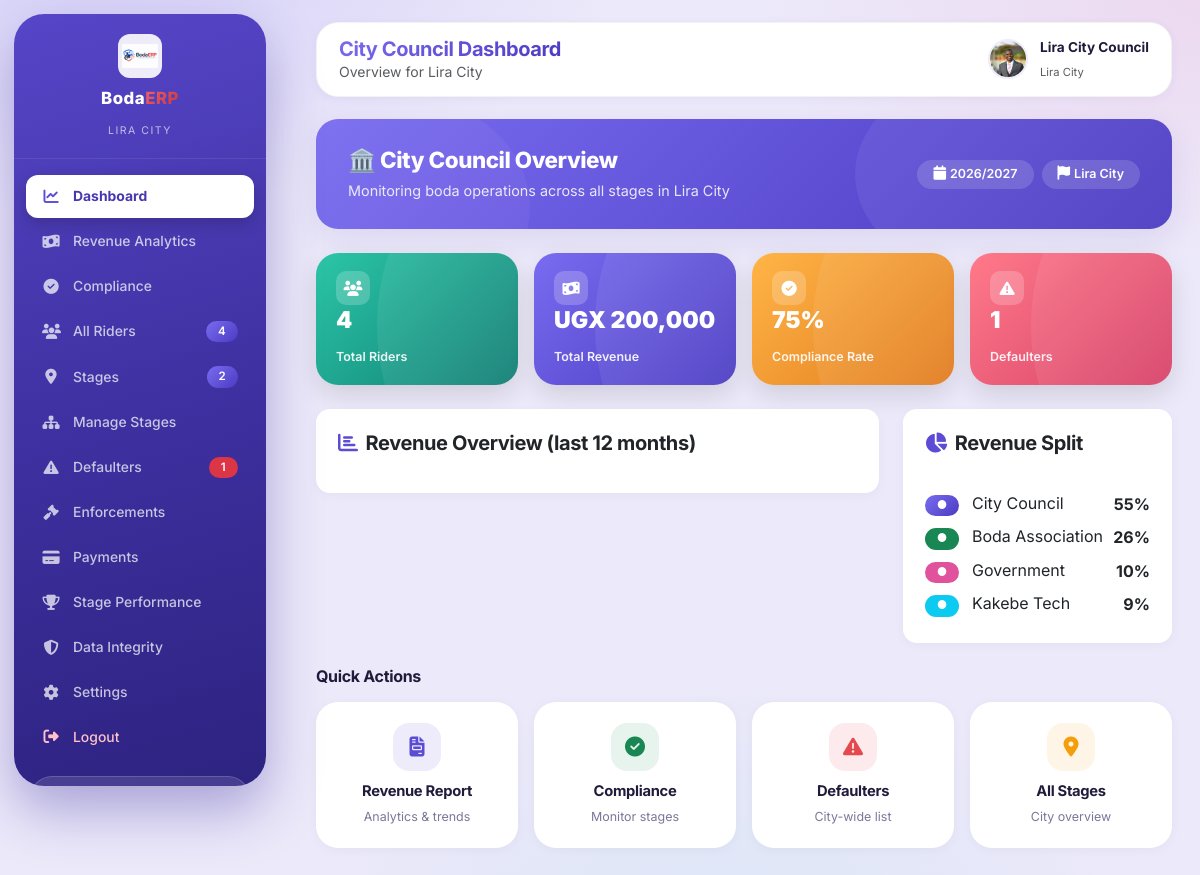
/pages/citycouncil/dashboard.php (signed in), run on the app's committed database.
### tables this page shows
CREATE TABLE cities (
  id                        CHAR(3)          PRIMARY KEY,
  name                      VARCHAR(120)     NOT NULL,
  country                   VARCHAR(80)      NOT NULL DEFAULT 'Uganda',
  currency                  CHAR(3)          NOT NULL DEFAULT 'UGX',
  logo_path                 VARCHAR(255),
  annual_fee                DECIMAL(12,2)    NOT NULL DEFAULT 0,
  fiscal_year               VARCHAR(20)      NOT NULL DEFAULT '2026/2027',
  id_prefix                 VARCHAR(20)      NOT NULL,
  status                    ENUM('active','pending','suspended') NOT NULL DEFAULT 'pending',
  contact_email             VARCHAR(150),
  contact_phone             VARCHAR(30),
  address                   VARCHAR(255),
  payment_gateway           VARCHAR(60),
  sms_gateway               VARCHAR(60),
  revenue_split_city        TINYINT UNSIGNED NOT NULL DEFAULT 55,
  revenue_split_association TINYINT UNSIGNED NOT NULL DEFAULT 26,
  revenue_split_platform    TINYINT UNSIGNED NOT NULL DEFAULT 9,
  revenue_split_government  TINYINT UNSIGNED NOT NULL DEFAULT 10,
  compliance_target         TINYINT UNSIGNED NOT NULL DEFAULT 70,
  grace_period_days         SMALLINT UNSIGNED NOT NULL DEFAULT 30,
  reminder_days             SMALLINT UNSIGNED NOT NULL DEFAULT 14,
  created_by                INT NULL,
  created_at                DATETIME         NOT NULL DEFAULT CURRENT_TIMESTAMP,
  updated_at                DATETIME         NOT NULL DEFAULT CURRENT_TIMESTAMP ON UPDATE CURRENT_TIMESTAMP,
  CONSTRAINT chk_revenue_split CHECK (revenue_split_city + revenue_split_association + revenue_split_platform + revenue_split_government = 100)
);

### packages/frontend/pages/citycouncil/dashboard.php (the view, shortened to what the rows shown need)
<?php
$cityId = $_SESSION['city_id'];
$city = fetchOne("SELECT * FROM cities WHERE id = ?", [$cityId]);
?>
<!DOCTYPE html>
<html lang="en">
<head>
    <?php $pageTitle = get_setting('citycouncil_dashboard_title') . ' - ' . get_setting('site_name') ?? 'City Council - BodaERP'; require __DIR__ . '/../../partials/head-assets.php'; ?>
</head>
<body>
<?php require __DIR__ . '/../../partials/sidebar-citycouncil.php'; ?>
<div class="main-content" id="mainContent">
    <?php $pageTitle = 'City Council Dashboard'; $pageSubtitle = 'Overview for ' . $city['name']; require __DIR__ . '/../../partials/topheader.php'; ?>
    <div class="content-area">
        <div class="dash-banner theme-blue">
            <div class="d-flex justify-content-between align-items-center flex-wrap dash-banner-row">
                <div>
                    <h4>🏛️ City Council Overview</h4>
                    <p>Monitoring boda operations across all stages in <?= h($city['name']) ?></p>
                </div>
                <div class="d-flex gap-2 flex-wrap">
                    <span class="dash-badge"><i class="fas fa-calendar me-1"></i><?= h($city['fiscal_year']) ?></span>
                    <span class="dash-badge"><i class="fas fa-flag me-1"></i><?= h($city['name']) ?></span>
                </div>
            </div>
        </div>
        <div class="row g-4 mb-4">
            <div class="col-xl-4">
                <div class="card" style="border: none; border-radius: 14px; box-shadow: 0 2px 12px rgba(0,0,0,0.04); background: white;">
                    <div class="card-body">
                        <div class="mt-3">
                            <div class="d-flex justify-content-between align-items-center py-1"><span><span class="badge bg-primary me-2">●</span> City Council</span><span class="fw-bold"><?= (int)$city['revenue_split_city'] ?>%</span></div>
                            <div class="d-flex justify-content-between align-items-center py-1"><span><span class="badge bg-success me-2">●</span> Boda Association</span><span class="fw-bold"><?= (int)$city['revenue_split_association'] ?>%</span></div>
                            <div class="d-flex justify-content-between align-items-center py-1"><span><span class="badge me-2" style="background:#e0529c;">●</span> Government</span><span class="fw-bold"><?= (int)$city['revenue_split_government'] ?>%</span></div>
                            <div class="d-flex justify-content-between align-items-center py-1"><span><span class="badge bg-info me-2">●</span> Kakebe Tech</span><span class="fw-bold"><?= (int)$city['revenue_split_platform'] ?>%</span></div>
                        </div>
                    </div>
                </div>
            </div>
        </div>
    </div>
</div>
</body>
</html>

### packages/frontend/partials/topheader.php (shortened to what the rows shown need)
<header class="top-header">
    <div class="d-flex justify-content-between align-items-center">
        <div class="d-flex align-items-center gap-3">
            <div>
                <h5 class="mb-0 fw-bold">
                    <span class="text-gradient-blue"><?= h($pageTitle ?? '') ?></span>
                </h5>
                <?php if (!empty($pageSubtitle)): ?>
                    <small class="text-muted d-none d-sm-block"><?= h($pageSubtitle) ?></small>
                <?php endif; ?>
            </div>
        </div>
    </div>
</header>

### data on the page
cities: name "Overview for Lira City", name "Lira City", fiscal_year "2026/2027", revenue_split_city "55", revenue_split_association "26", revenue_split_government "10", revenue_split_platform "9"

### other printed values
$_SESSION['city_name'] "LIRA CITY"
$label "Dashboard"
$label "Revenue Analytics"
$label "Compliance"
$label "All Riders"
$badge[1] "4"
$label "Stages"
$badge[1] "2"
$label "Manage Stages"
$label "Defaulters"
$badge[1] "1"
$label "Enforcements"
$label "Payments"
$label "Stage Performance"
$label "Data Integrity"
